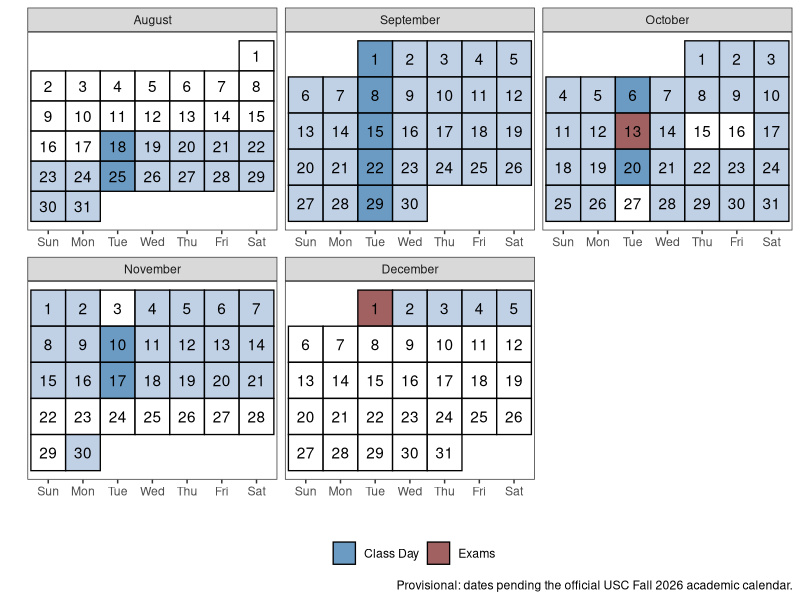
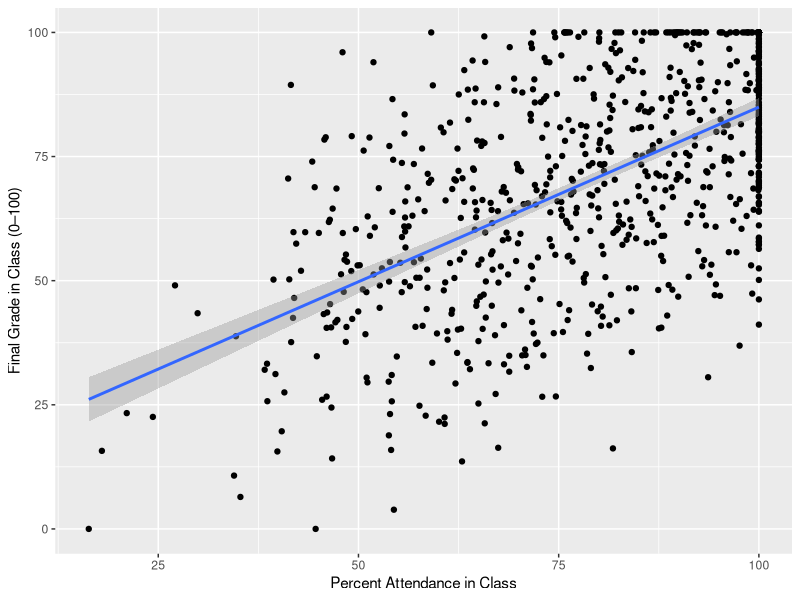

These charts were generated, in order, by the following R code:
## ---- chunk 1
#| label: setup
#| include: false
library(tidyverse)
library(kableExtra)
set.seed(705)

# ---------------------------------------------------------------------------
# SEMESTER DATE PARAMETERS — TODO: confirm against official USC Fall 2026
# academic calendar before the semester starts. Everything below derives
# from these values.
# ---------------------------------------------------------------------------
firstday       <- ymd("2026-08-18")  # first Tuesday class meeting (PROVISIONAL)
semester_start <- ymd("2026-08-18")  # PROVISIONAL
semester_end   <- ymd("2026-12-05")  # PROVISIONAL

not_here_dates <- c(
  # Instructor at conference — CONFIRMED
  ymd("2026-10-27"),
  # General Election Day — CONFIRMED, no class
  ymd("2026-11-03"),
  # Fall Break — Thu–Fri, does not hit a Tuesday
  seq(ymd("2026-10-15"), ymd("2026-10-16"), by = 1),
  # Thanksgiving Break — CONFIRMED
  seq(ymd("2026-11-22"), ymd("2026-11-29"), by = 1)
)

# All Tuesdays in the semester
all_tues <- seq(firstday, semester_end, by = "1 week")
# Class sessions = Tuesdays not blocked by breaks/election/conference
session_dates <- all_tues[!all_tues %in% not_here_dates]

n_sessions <- length(session_dates)          # 13 for Fall 2026
exam_dates <- c(session_dates[9], session_dates[n_sessions])  # midterm, presentations
final_day  <- session_dates[n_sessions]
# Sunday before presentations (presentations fall on a Tuesday)
project_due <- final_day - days(2)

session_headers <- str_c(
  "Session ", seq_along(session_dates), " — ",
  format(session_dates, "%B %d")
)
## ---- chunk 2
#| label: build-calendar
#| include: false
# Semester calendar figure (adapted from Steven Miller's ggplot calendar)
semester_dates <- seq(semester_start, semester_end, by = 1)

wom <- function(date) {
  first <- wday(as.Date(str_c(year(date), month(date), 1, sep = "-")))
  (mday(date) + (first - 2)) %/% 7 + 1
}

class_cal <- tibble(date = seq(ymd("2026-08-01"), ymd("2026-12-31"), by = 1)) |>
  mutate(
    mon      = month(date, label = TRUE, abbr = FALSE),
    wkdy     = fct_relevel(
      weekdays(date, abbreviate = TRUE),
      "Sun", "Mon", "Tue", "Wed", "Thu", "Fri", "Sat"
    ),
    semester = date %in% semester_dates,
    day      = mday(date),
    week     = wom(date),
    category = case_when(
      date %in% exam_dates                    ~ "Exams",
      date %in% session_dates                 ~ "Class Day",
      semester & !(date %in% not_here_dates)  ~ "Semester",
      .default = "NA"
    )
  ) |>
  ggplot(aes(wkdy, week)) +
  theme_bw() +
  theme(panel.grid.major.x = element_blank(), legend.position = "bottom") +
  geom_tile(alpha = 0.8, aes(fill = category), color = "black", linewidth = 0.45) +
  facet_wrap(~mon, scales = "free", ncol = 3) +
  geom_text(aes(label = day)) +
  scale_y_reverse(breaks = NULL) +
  scale_fill_manual(
    values = c("Class Day" = "steelblue", "Semester" = "lightsteelblue",
               "NA" = "white", "Exams" = "indianred4"),
    breaks = c("Class Day", "Exams")
  ) +
  labs(
    fill = "", x = "", y = "",
    caption = "Provisional: dates pending the official USC Fall 2026 academic calendar."
  )
## ---- chunk 3
#| label: calendar
#| echo: false
#| fig-width: 11
#| fig-height: 7
class_cal
## ---- chunk 4
#| label: grading-table
#| echo: false
read_csv("data/grading-scheme.csv") |>
  kbl() |>
  kable_styling(full_width = FALSE)
## ---- chunk 5
#| label: attend-sim
#| include: false
# Simulated illustration of the attendance–grade relationship (fake data)
n <- 800
attend_data <- tibble(
  perattend = pmin(pmax(rnorm(n, 81.84, 22.74), 0), 100),
  grade     = 10.19 + 0.78 * perattend + rnorm(n, 0, 20),
  rgrade    = pmin(pmax(grade, 0), 100)
)
M1   <- lm(rgrade ~ perattend, attend_data)
M1df <- broom::tidy(M1)
## ---- chunk 6
#| label: attendplot
#| echo: false
#| fig-height: 4
#| fig-cap: "The relationship between class attendance and final grade (simulated data)."
ggplot(attend_data, aes(x = perattend, y = rgrade)) +
  geom_point() +
  geom_smooth(method = lm) +
  labs(x = "Percent Attendance in Class", y = "Final Grade in Class (0–100)")
